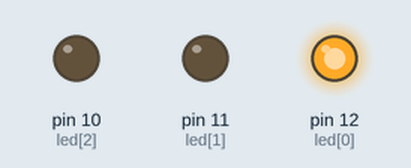
Recording of a sketch running on a simulated Arduino Uno, built with avr-gcc and run on an emulated ATmega328P. Shown: output pins drawn as LEDs (lit = HIGH).

Above: at 2.5 s.
At 6.0 s:
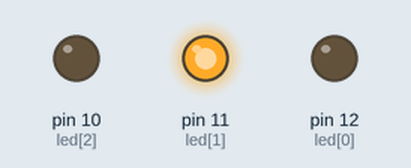
At 9.5 s:
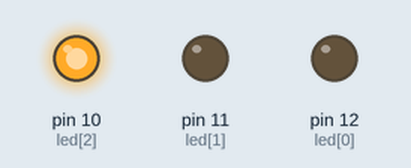
Timing chart, 0 to 15.6 s (numbered marks = the images above):
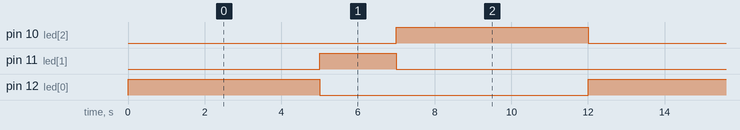

The sketch:

exercicio_6.ino
```cpp
int i;
byte led[]={12,11,10};

void setup(){
  for(i=0;i<3;i++){
    pinMode(led[i],OUTPUT);
  }}
  void loop(){
    digitalWrite(led[0],HIGH);
    delay(5000);
    digitalWrite(led[0],LOW);
    digitalWrite(led[1],HIGH);
    delay(2000);
    digitalWrite(led[1],LOW);
    digitalWrite(led[2],HIGH);
    delay(5000);
    digitalWrite(led[2],LOW);
}
```

Measured:
- by itself, pin 10 (led[2]), pin 12 (led[0]): alternates HIGH for 5.0 s and LOW for 7.0 s
- by itself, pin 11 (led[1]): alternates HIGH for 2.0 s and LOW for 10.0 s
- by itself, everything shown: repeats every 12.0 s, in 4 steps
